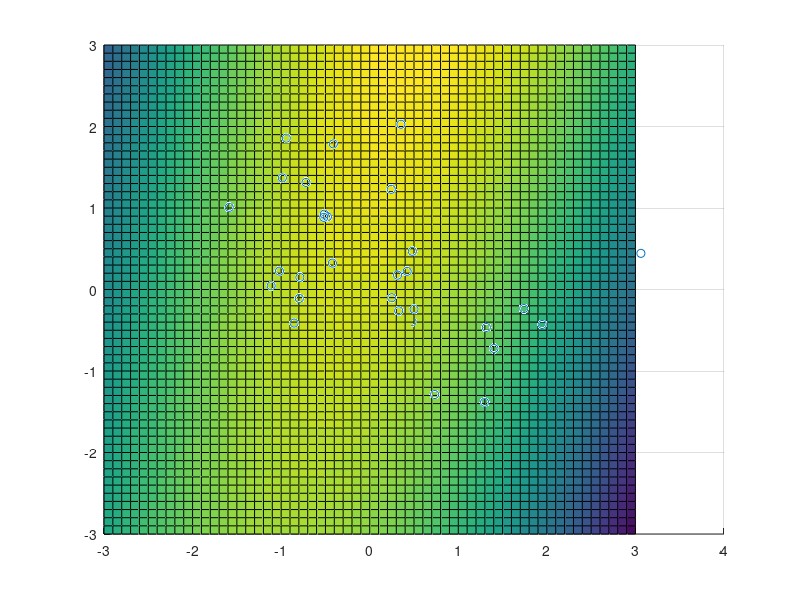

Reproduce this figure in MATLAB.
clear;
clc;

% load data
load('dataQuadReg2D_noisy.txt');
data = dataQuadReg2D_noisy;

% decompose loaded data into X and Y
n = size(data, 1);
X = data(:,1:2);
Y = data(:,3);

%make features
X1 = X(:,1);
X2 = X(:,2);
X = [ones(n,1),X, X1.*X1, X1.*X2, X2.*X2];

%compute beta
%beta = inv(X'*X)*X'*Y;
XTX = X'*X;
lam = 0.01;
reg = lam*eye(rows(XTX));
beta = inv(XTX + reg)*X'*Y;

%error
Ypred = X*beta;
err = Y-Ypred;
e = (err'*err)/rows(err)


%prepare for display
[a b] = meshgrid(-3:0.1:3, -3:0.1:3);
a_ = a(:);
b_ = b(:);
%xgrid with features
Xgrid = [ones(length(a_),1), a_, b_, a_.*a_, a_.*b_, b_.*b_];
Ygrid = Xgrid*beta;
Ygrid = reshape(Ygrid, size(a));

%plot
scatter3(data(:,1), data(:,2), data(:,3));
surface(a,b,Ygrid);
